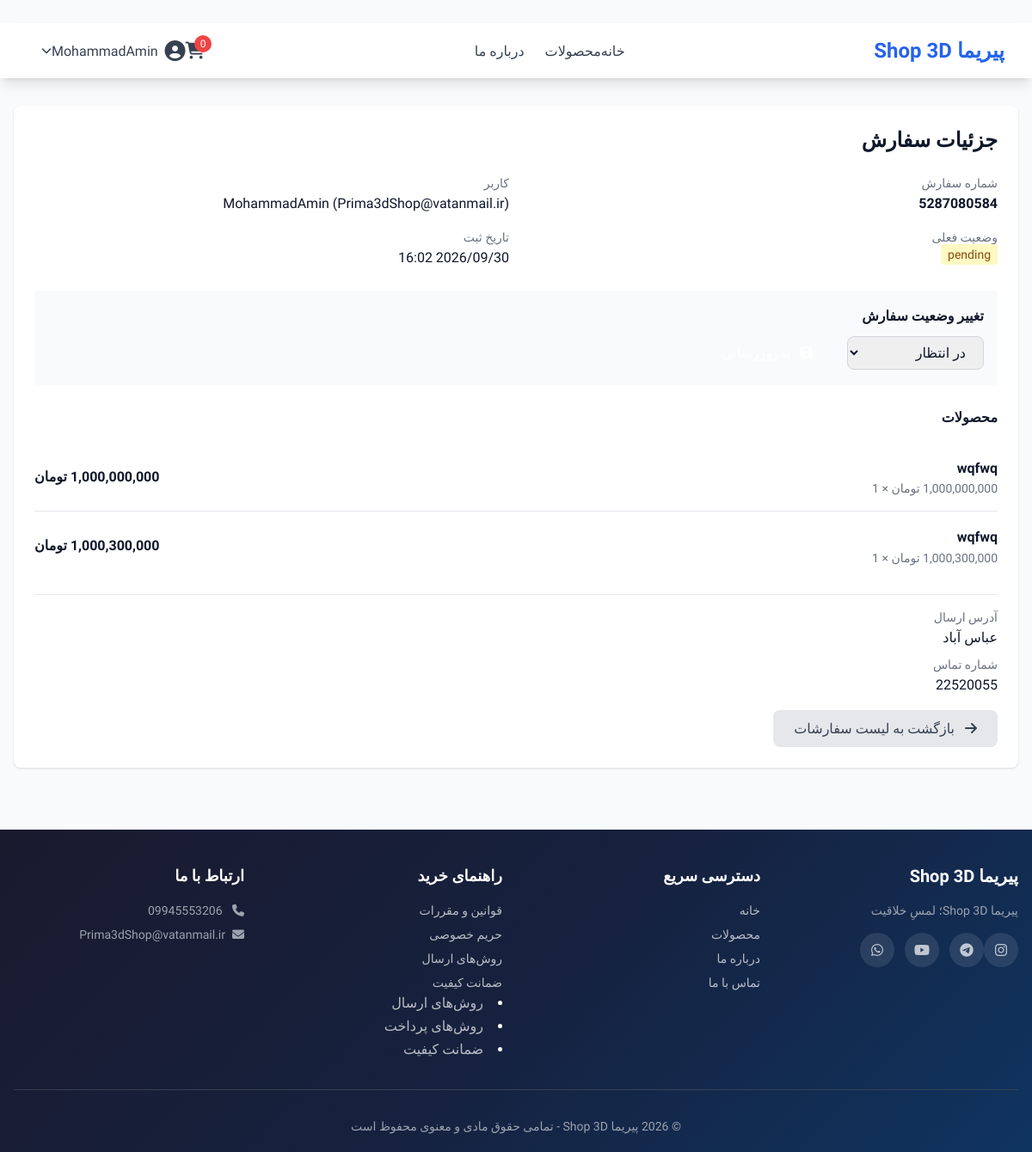
The page /admin/order/2 (signed in) on the database its author committed.
### app/main.py (models this page shows)
class User(UserMixin, db.Model):
    __tablename__ = 'users'
    id = db.Column(db.Integer, primary_key=True)
    username = db.Column(db.String(80), unique=True, nullable=False)
    email = db.Column(db.String(120), unique=True, nullable=False)
    password_hash = db.Column(db.String(200), nullable=False)
    full_name = db.Column(db.String(100))
    is_admin = db.Column(db.Boolean, default=False)
    is_active = db.Column(db.Boolean, default=True)

class Order(db.Model):
    __tablename__ = 'orders'
    id = db.Column(db.Integer, primary_key=True)
    user_id = db.Column(db.Integer, db.ForeignKey('users.id'), nullable=False)
    order_number = db.Column(db.String(50), unique=True, nullable=False)
    total_amount = db.Column(db.Numeric(10, 2), nullable=False)
    shipping_address = db.Column(db.Text, nullable=False)
    phone = db.Column(db.String(20), nullable=False)
    status = db.Column(db.String(20), default='pending')
    created_at = db.Column(db.DateTime, default=db.func.current_timestamp())
    full_name = db.Column(db.String(200), nullable=True)
    postal_code = db.Column(db.String(20), nullable=True)
    province = db.Column(db.String(50), nullable=True)
    shipping_cost = db.Column(db.Numeric(10, 2), default=0)
    user = db.relationship('User', backref='orders')
    items = db.relationship('OrderItem', backref='order', cascade='all, delete-orphan')

class OrderItem(db.Model):
    __tablename__ = 'order_items'
    id = db.Column(db.Integer, primary_key=True)
    order_id = db.Column(db.Integer, db.ForeignKey('orders.id'), nullable=False)
    product_id = db.Column(db.Integer, db.ForeignKey('products.id'), nullable=False)
    variant_id = db.Column(db.Integer, db.ForeignKey('product_variants.id'), nullable=True)
    product_name = db.Column(db.String(200), nullable=False)
    product_price = db.Column(db.Numeric(10, 2), nullable=False)
    quantity = db.Column(db.Integer, nullable=False)
    total_price = db.Column(db.Numeric(10, 2), nullable=False)
    product = db.relationship('Product')
    variant = db.relationship('ProductVariant')

### app/main.py (the view)
@app.route('/admin/order/<int:order_id>')
@login_required
def admin_order_detail(order_id):
    if not current_user.is_admin:
        flash('دسترسی غیرمجاز!', 'error')
        return redirect(url_for('index'))
    order = Order.query.get_or_404(order_id)
    return render_template('admin/order_detail.html', order=order)

### app/main.py (called while the page is built)
@login_manager.user_loader
def load_user(user_id):
    return User.query.get(int(user_id))

@app.template_filter('format_currency')
def format_currency(value):
    if value is None:
        return '۰ تومان'
    try:
        return f"{int(value):,} تومان"
    except:
        return '۰ تومان'

@app.context_processor
def inject_announcement():
    global announcement, announcement_link, announcement_page
    from datetime import datetime
    current_page = request.endpoint or ""
    show = False
    if announcement_page == "all":
        show = True
    elif announcement_page == "home" and current_page == "index":
        show = True
    elif announcement_page == "products" and current_page == "products":
        show = True
    elif announcement_page == "product" and current_page == "product_detail":
        show = True
    return {
        "announcement": announcement if show else None,
        "announcement_link": announcement_link if show else None,
        "now": datetime.now()
    }

### app/interfaces/templates/admin/order_detail.html (shortened to what this page needs)
﻿{% extends "base.html" %}
{% block content %}
<div class="bg-white rounded-lg shadow p-6">
    <h1 class="text-2xl font-bold mb-6">جزئیات سفارش</h1>
    <div class="grid grid-cols-2 gap-4 mb-6">
        <div>
            <p class="text-sm text-gray-500">شماره سفارش</p>
            <p class="font-bold">{{ order.order_number }}</p>
        </div>
        <div>
            <p class="text-sm text-gray-500">کاربر</p>
            <p>{{ order.user.username }} ({{ order.user.email }})</p>
        </div>
        <div>
            <p class="text-sm text-gray-500">وضعیت فعلی</p>
            <p>
                <span class="px-2 py-1 rounded text-sm
                    {% if order.status == 'pending' %}bg-yellow-100 text-yellow-800
                    {% elif order.status == 'paid' %}bg-blue-100 text-blue-800
                    {% elif order.status == 'shipped' %}bg-purple-100 text-purple-800
                    {% elif order.status == 'delivered' %}bg-green-100 text-green-800
                    {% elif order.status == 'cancelled' %}bg-red-100 text-red-800
                    {% endif %}">
                    {{ order.status }}
                </span>
            </p>
        </div>
        <div>
            <p class="text-sm text-gray-500">تاریخ ثبت</p>
            <p>{{ order.created_at.strftime('%Y/%m/%d %H:%M') }}</p>
        </div>
    </div>
    <div class="mb-6 p-4 bg-gray-50 rounded">
        <h3 class="font-bold mb-2">تغییر وضعیت سفارش</h3>
        <form action="/admin/order/{{ order.id }}/update-status" method="POST" class="flex items-center gap-4">
            <select name="status" class="px-4 py-2 border border-gray-300 rounded-lg">
                <option value="pending" {% if order.status == 'pending' %}selected{% endif %}>در انتظار</option>
            </select>
            <button type="submit" class="bg-primary-600 text-white px-6 py-2 rounded-lg hover:bg-primary-700 transition">
                <i class="fas fa-save ml-2"></i> به‌روزرسانی
            </button>
        </form>
    </div>
    <h3 class="font-bold mb-4">محصولات</h3>
    <div class="divide-y divide-gray-200">
        {% for item in order.items %}
        <div class="py-4 flex justify-between items-center">
            <div>
                <p class="font-semibold">{{ item.product_name }}</p>
                <p class="text-sm text-gray-500">{{ item.product_price|format_currency }} × {{ item.quantity }}</p>
            </div>
            <div class="font-bold">{{ item.total_price|format_currency }}</div>
        </div>
        {% endfor %}
    </div>
    <div class="mt-4 pt-4 border-t">
        <p class="text-sm text-gray-500">آدرس ارسال</p>
        <p>{{ order.shipping_address }}</p>
        <p class="text-sm text-gray-500 mt-2">شماره تماس</p>
        <p>{{ order.phone }}</p>
    </div>
    <a href="/admin/orders" class="inline-block mt-4 bg-gray-200 text-gray-700 px-6 py-2 rounded-lg hover:bg-gray-300 transition">
        <i class="fas fa-arrow-right ml-2"></i> بازگشت به لیست سفارشات
    </a>
</div>
{% endblock %}

### app/interfaces/templates/base.html (shortened to what this page needs)
﻿<!DOCTYPE html>
<html lang="fa" dir="rtl">
<head>
    <script src="https://cdn.tailwindcss.com"></script>
    <link href="https://cdnjs.cloudflare.com/ajax/libs/font-awesome/6.5.1/css/all.min.css" rel="stylesheet">
    <link rel="stylesheet" href="{{ url_for('static', filename='css/style.css') }}">
</head>
<body class="bg-gray-50">
    <nav class="bg-white shadow-lg sticky top-0 z-50">
        <div class="max-w-7xl mx-auto px-4 sm:px-6 lg:px-8">
            <div class="flex justify-between items-center h-16">
                <div class="flex items-center">
                    <a href="/" class="text-2xl font-bold text-blue-600">پیریما Shop 3D</a>
                </div>
                <div class="desktop-menu hidden md:flex items-center space-x-6">
                    <a href="/" class="text-gray-700 hover:text-blue-600 transition">خانه</a>
                    <a href="/products" class="text-gray-700 hover:text-blue-600 transition">محصولات</a>
                    <a href="/about" class="text-gray-700 hover:text-blue-600 transition">درباره ما</a>
                </div>
                <div class="flex items-center space-x-4">
                    <a href="/cart" class="relative text-gray-700 hover:text-blue-600 transition">
                        <i class="fas fa-shopping-cart text-xl"></i>
                        <span class="absolute -top-2 -right-2 bg-red-500 text-white text-xs rounded-full h-5 w-5 flex items-center justify-center">0</span>
                    </a>
                    {% if current_user.is_authenticated %}
                    <div class="relative group">
                        <button class="flex items-center text-gray-700 hover:text-blue-600 transition">
                            <i class="fas fa-user-circle text-2xl"></i>
                            <span class="mr-2 hidden sm:inline">{{ current_user.username }}</span>
                            <i class="fas fa-chevron-down text-xs transition-transform group-hover:rotate-180"></i>
                        </button>
                    </div>
                    {% else %}
                    <a href="/auth/login" class="text-gray-700 hover:text-blue-600 transition hidden sm:inline">ورود</a>
                    <a href="/auth/register" class="bg-blue-600 text-white px-4 py-2 rounded-lg hover:bg-blue-700 transition">ثبت‌نام</a>
                    {% endif %}
                </div>
            </div>
        </div>
    </nav>
    <main class="max-w-7xl mx-auto px-4 py-8">
        {% block content %}{% endblock %}
    </main>
    <footer class="footer">
        <div class="max-w-7xl mx-auto px-4">
            <div class="grid grid-cols-1 md:grid-cols-4 gap-8">
                <div>
                    <h3 class="text-xl font-bold mb-4">پیریما Shop 3D</h3>
                    <p class="text-gray-400 text-sm">پیریما Shop 3D؛ لمسِ خلاقیت</p>
                    <div class="flex space-x-3 mt-4">
                        <a href="#" class="social-icon"><i class="fab fa-instagram"></i></a>
                        <a href="#" class="social-icon"><i class="fab fa-telegram"></i></a>
                        <a href="#" class="social-icon"><i class="fab fa-youtube"></i></a>
                        <a href="#" class="social-icon"><i class="fab fa-whatsapp"></i></a>
                    </div>
                </div>
                <div>
                    <h4 class="text-lg font-bold mb-4">دسترسی سریع</h4>
                    <ul class="space-y-2 text-sm">
                        <li><a href="/">خانه</a></li>
                        <li><a href="/products">محصولات</a></li>
                        <li><a href="/about">درباره ما</a></li>
                        <li><a href="/contact">تماس با ما</a></li>
                    </ul>
                </div>
                <div>
                    <h4 class="text-lg font-bold mb-4">راهنمای خرید</h4>
                                        <ul class="space-y-2 text-sm">
                        <li><a href="/terms">قوانین و مقررات</a></li>
                        <li><a href="/privacy">حریم خصوصی</a></li>
                        <li><a href="#">روش‌های ارسال</a></li>
                        <li><a href="#">ضمانت کیفیت</a></li>
                    </ul>
                        <li><a href="#">روش‌های ارسال</a></li>
                        <li><a href="#">روش‌های پرداخت</a></li>
                        <li><a href="#">ضمانت کیفیت</a></li>
                </div>
                <div>
                    <h4 class="text-lg font-bold mb-4">ارتباط با ما</h4>
                    <ul class="space-y-2 text-sm text-gray-400">
                        <li><i class="fas fa-phone ml-2"></i> 09945553206</li>
                        <li><i class="fas fa-envelope ml-2"></i>Prima3dShop@vatanmail.ir</li>
                    </ul>
                </div>
            </div>
            <div class="border-t border-gray-700 mt-8 pt-8 text-center text-gray-400 text-sm">
                <p>© 2026 پیریما Shop 3D - تمامی حقوق مادی و معنوی محفوظ است</p>
            </div>
        </div>
    </footer>
</body>
</html>

### app/interfaces/static/css/style.css (style rules this page uses)
:root { --bg-primary: #f0f2f5; --bg-secondary: #ffffff; --bg-card: #ffffff; --bg-card-hover: #f8faff; --text-primary: #0a1628; --text-secondary: #4a5568; --text-muted: #a0aec0; --border-color: #e2e8f0; --primary: #2563eb; --primary-dark: #1d4ed8; --primary-light: rgba(37, 99, 235, 0.1); --primary-gradient: linear-gradient(135deg, #2563eb, #7c3aed); --secondary: #0ea5e9; --accent: #ec4899; --success: #10b981; --warning: #f59e0b; --shadow-sm: 0 1px 3px rgba(0,0,0,0.06); --shadow: 0 4px 20px rgba(0,0,0,0.08); --shadow-lg: 0 8px 40px rgba(0,0,0,0.12); --shadow-xl: 0 12px 60px rgba(0,0,0,0.16); --shadow-primary: 0 4px 20px rgba(37, 99, 235, 0.35); --radius: 16px; --radius-lg: 24px; --transition: all 0.3s cubic-bezier(0.4, 0, 0.2, 1); }
* { margin: 0; padding: 0; box-sizing: border-box; }
html { scroll-behavior: smooth; }
body { background: var(--bg-primary); color: var(--text-primary); font-family: 'Vazirmatn', system-ui, -apple-system, sans-serif; transition: var(--transition); min-height: 100vh; line-height: 1.7; }

### app/interfaces/templates/base.html (style rules this page uses)
.footer { background: linear-gradient(135deg, #1a1a2e, #16213e, #0f3460); color: white; padding: 40px 0 20px; margin-top: 40px; }
.footer a { color: rgba(255,255,255,0.7); text-decoration: none; transition: var(--transition); }
.footer .social-icon { display: inline-flex; align-items: center; justify-content: center; width: 40px; height: 40px; border-radius: 50%; background: rgba(255,255,255,0.1); transition: var(--transition); }
:root { --bg-primary: #f8fafc; --bg-secondary: #ffffff; --bg-card: #ffffff; --text-primary: #0f172a; --text-secondary: #475569; --text-muted: #94a3b8; --border-color: #e2e8f0; --primary: #2563eb; --primary-dark: #1d4ed8; --primary-light: #dbeafe; --primary-gradient: linear-gradient(135deg, #2563eb, #7c3aed); --shadow: 0 4px 24px rgba(0,0,0,0.06); --shadow-hover: 0 12px 48px rgba(0,0,0,0.10); --radius: 16px; --transition: all 0.3s ease; }

### rows shown on the page
User: username "MohammadAmin", user.username "MohammadAmin", user.email "Prima3dShop@vatanmail.ir"
Order: order_number "5287080584", status "pending", created_at "2026/09/30 16:02", status "در انتظار", shipping_address "عباس آباد", phone "22520055"
OrderItem: product_name "wqfwq", product_price "1,000,000,000 تومان", quantity "1", total_price "1,000,000,000 تومان"
OrderItem: product_name "wqfwq", product_price "1,000,300,000 تومان", quantity "1", total_price "1,000,300,000 تومان"
